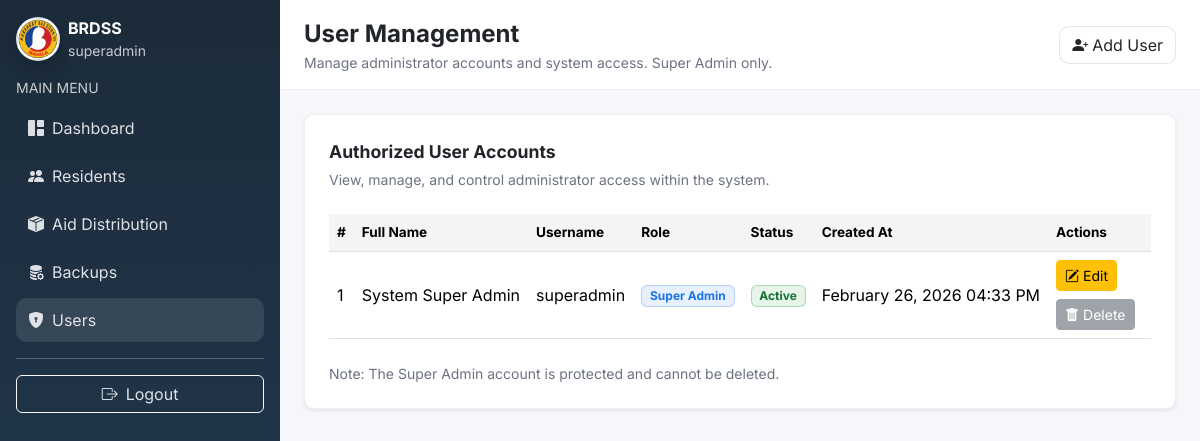
The page /users/index.php (signed in) on the database as committed earlier.
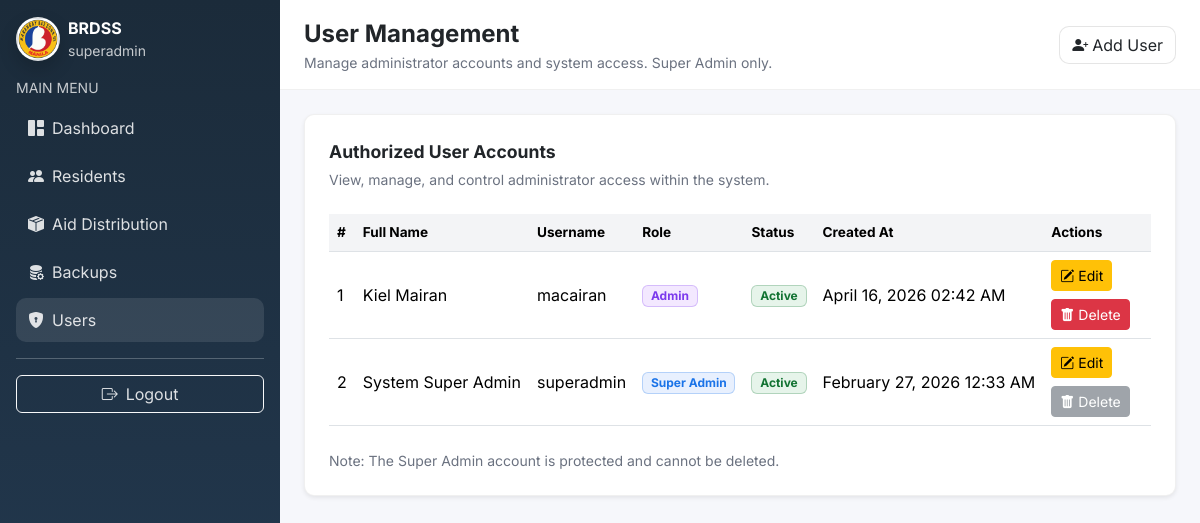
The same page on the database as committed later.
### tables this page shows
CREATE TABLE `users` (
  `user_id` int(11) NOT NULL AUTO_INCREMENT,
  `username` varchar(50) NOT NULL,
  `password_hash` varchar(255) NOT NULL,
  `full_name` varchar(120) DEFAULT NULL,
  `role` enum('super_admin','admin_staff') NOT NULL DEFAULT 'admin_staff',
  `is_active` tinyint(1) NOT NULL DEFAULT 1,
  `last_login` datetime DEFAULT NULL,
  `locked_until` datetime DEFAULT NULL,
  `created_at` timestamp NOT NULL DEFAULT current_timestamp(),
  `updated_at` timestamp NULL DEFAULT NULL ON UPDATE current_timestamp(),
  PRIMARY KEY (`user_id`),
  UNIQUE KEY `username` (`username`)
);

### users/index.php (the view, shortened to what this page needs)
<?php
require_once "../config/db.php";
function h(mixed $s): string { return htmlspecialchars((string)$s, ENT_QUOTES, "UTF-8"); }
$username_session = $_SESSION["username"] ?? "Super Admin";
$dash = "../dashboard/super.php";
$users = [];
$sql = "SELECT user_id, username, full_name, role, is_active, created_at
        FROM users
        ORDER BY created_at DESC";
$res = $conn->query($sql);
if ($res) {
    while ($row = $res->fetch_assoc()) {
        $users[] = $row;
    }
}
?>
<!doctype html>
<html lang="en">
<head>
  <link href="https://cdn.jsdelivr.net/npm/bootstrap@5.3.3/dist/css/bootstrap.min.css" rel="stylesheet">
  <link href="https://cdn.jsdelivr.net/npm/bootstrap-icons@1.11.3/font/bootstrap-icons.min.css" rel="stylesheet">
  <link href="../assets/css/style.css" rel="stylesheet">
</head>
<body>
<div class="layout">
  <aside class="side p-3">
    <div class="d-flex align-items-center gap-2 mb-3">
      <div class="brdss-logo"></div>
      <div>
        <div class="fw-bold">BRDSS</div>
        <div class="small opacity-75"><?= h($username_session) ?></div>
      </div>
    </div>
    <div class="small opacity-75 mb-2">MAIN MENU</div>
    <nav class="nav flex-column gap-1">
      <a class="nav-link" href="<?= h($dash) ?>"><i class="bi bi-grid-1x2-fill me-2"></i>Dashboard</a>
      <a class="nav-link" href="../residents/index.php"><i class="bi bi-people-fill me-2"></i>Residents</a>
      <a class="nav-link" href="../aid/index.php"><i class="bi bi-box-seam-fill me-2"></i>Aid Distribution</a>
      <a class="nav-link" href="../backups/index.php"><i class="bi bi-database-fill-gear me-2"></i>Backups</a>
      <a class="nav-link active" href="../users/index.php"><i class="bi bi-shield-lock-fill me-2"></i>Users</a>
    </nav>
    <hr class="border-light opacity-25 my-3">
    <a class="btn btn-outline-light w-100" href="../auth/logout.php">
      <i class="bi bi-box-arrow-right me-2"></i>Logout
    </a>
  </aside>
  <main class="content">
    <div class="topbar px-4 py-3 d-flex align-items-center justify-content-between">
      <div>
        <div class="fw-bold fs-4">User Management</div>
        <div class="small muted">Manage administrator accounts and system access. Super Admin only.</div>
      </div>
      <div class="d-flex gap-2">
        <a class="btn btn-soft" href="create_admin.php">
          <i class="bi bi-person-plus-fill me-1"></i>Add User
        </a>
      </div>
    </div>
    <div class="container-fluid px-4 py-4">
      <div class="row justify-content-center">
        <div class="col-12">
          <div class="card card-box shadow-sm">
            <div class="card-body p-4">
              <div class="section-title mb-1">Authorized User Accounts</div>
              <div class="small muted mb-4">View, manage, and control administrator access within the system.</div>
              <div class="table-hscroll">
                <table class="table table-hover align-middle mb-0">
                  <thead>
                    <tr>
                      <th>#</th>
                      <th>Full Name</th>
                      <th>Username</th>
                      <th>Role</th>
                      <th>Status</th>
                      <th>Created At</th>
                      <th style="width: 180px;">Actions</th>
                    </tr>
                  </thead>
                  <tbody>
                    <?php if (count($users) === 0): ?>
                      <tr>
                        <td colspan="7" class="text-center py-4 muted">No user accounts found.</td>
                      </tr>
                    <?php else: ?>
                      <?php $i = 1; ?>
                      <?php foreach ($users as $u): ?>
                        <tr>
                          <td><?= $i++ ?></td>
                          <td><?= h($u["full_name"] ?: "N/A") ?></td>
                          <td><?= h($u["username"]) ?></td>
                          <td>
                            <?php if ($u["role"] === "super_admin"): ?>
                              <span class="badge badge-role-super">Super Admin</span>
                            <?php else: ?>
                              <span class="badge badge-role-admin">Admin</span>
                            <?php endif; ?>
                          </td>
                          <td>
                            <?php if ((int)$u["is_active"] === 1): ?>
                              <span class="badge badge-active">Active</span>
                            <?php else: ?>
                              <span class="badge badge-inactive">Inactive</span>
                            <?php endif; ?>
                          </td>
                          <td><?= !empty($u["created_at"]) ? date("F d, Y h:i A", strtotime($u["created_at"])) : "—" ?></td>
                          <td>
                            <div class="d-flex gap-2 flex-wrap">
                              <a href="edit_user.php?id=<?= (int)$u["user_id"] ?>" class="btn btn-warning btn-sm">
                                <i class="bi bi-pencil-square me-1"></i>Edit
                              </a>
                              <?php if ($u["role"] === "super_admin"): ?>
                                <button type="button" class="btn btn-secondary btn-sm" disabled>
                                  <i class="bi bi-trash-fill me-1"></i>Delete
                                </button>
                              <?php else: ?>
                                <a href="index.php?delete=<?= (int)$u["user_id"] ?>"
                                   class="btn btn-danger btn-sm"
                                   onclick="return confirm('Are you sure you want to delete this user account?');">
                                  <i class="bi bi-trash-fill me-1"></i>Delete
                                </a>
                              <?php endif; ?>
                            </div>
                          </td>
                        </tr>
                      <?php endforeach; ?>
                    <?php endif; ?>
                  </tbody>
                </table>
              </div>
              <div class="small muted mt-4">
                Note: The Super Admin account is protected and cannot be deleted.
              </div>
            </div>
          </div>
        </div>
      </div>
    </div>
  </main>
</div>
</body>
</html>

### assets/css/style.css (style rules this page uses)
:root { --brdss-dark: #243B53; --brdss-dark-2:#1B2B3A; --brdss-accent:#2F5D8A; }
body { font-family: 'Inter', 'Segoe UI', system-ui, sans-serif; }
.brdss-logo { width: 44px; height: 44px; border-radius: 999px; background: url('../brgylogo.jpg') center/cover no-repeat; box-shadow: 0 8px 18px rgba(0,0,0,.18); border: 2px solid rgba(255,255,255,.85); flex-shrink: 0; }

### users/index.php (style rules this page uses)
.layout { display:flex; height:100vh; }
.side { width: 280px; background: linear-gradient(180deg, #1B2B3A 0%, #243B53 100%); color:#fff; position: sticky; top:0; height:100vh; overflow-y:auto; }
.side a { color: rgba(255,255,255,.85); text-decoration:none; }
.side .nav-link { border-radius:10px; padding:10px 12px; }
.side .nav-link.active, .side .nav-link:hover { background: rgba(255,255,255,.10); }
.content { flex:1; height:100vh; overflow-y:auto; background:#f6f7fb; }
.topbar { background:#fff; border-bottom:1px solid rgba(0,0,0,.06); position:sticky; top:0; z-index:5; }
.card-box { border-radius:10px; border:1px solid rgba(0,0,0,.06); }
.btn-soft { border-radius:10px; border:1px solid rgba(0,0,0,.10); background:#fff; }
.muted { color:#6b7280; }
.section-title { font-size: 1.1rem; font-weight: 700; }
.table thead th { background:#f3f4f6; font-weight:700; font-size:.85rem; white-space:nowrap; }
.table td { vertical-align:middle; white-space:nowrap; }
.table-hscroll { overflow-x:auto; }
.badge-role-super { background:#e8f0fe; color:#1a73e8; border:1px solid rgba(26,115,232,.25); }
.badge-role-admin { background:#f3e8ff; color:#7c3aed; border:1px solid rgba(124,58,237,.25); }
.badge-active { background:#e6f4ea; color:#137333; border:1px solid rgba(19,115,51,.25); }

Rows that differ between the two databases and show on the page:
added users: full_name "Kiel Mairan", username "macairan", role "Admin", is_active "Active", created_at "April 16, 2026 02:42 AM"
changed users "System Super Admin": created_at "February 26, 2026 04:33 PM" → "February 27, 2026 12:33 AM"
